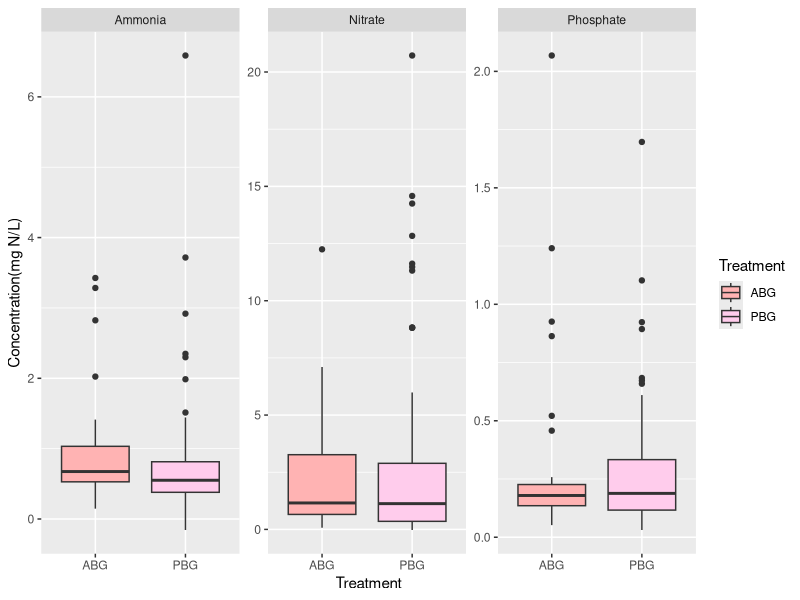
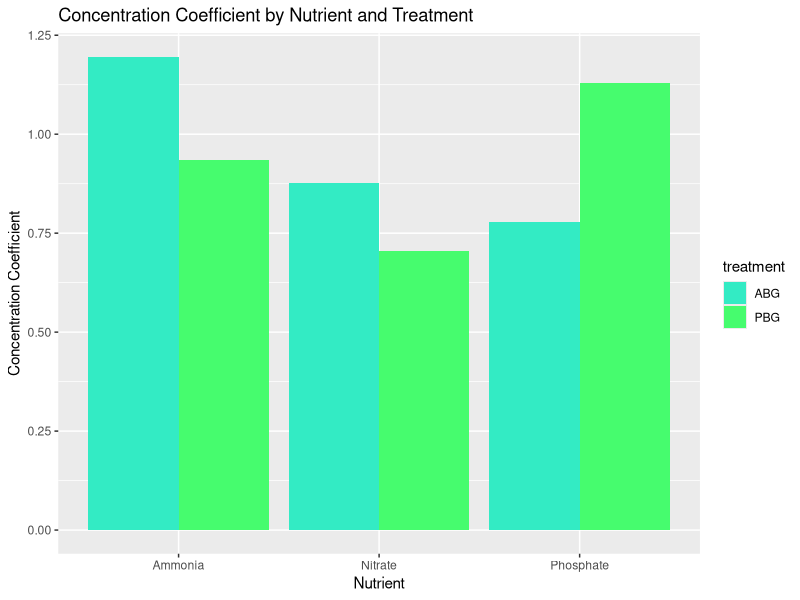

Generate these figures, in order, with R:
## ---- chunk 1
    knitr::opts_knit$set(root.dir='C:/Users/jhope/OneDrive/Documents/400X coding/UNCG_DataWrangling')
## ---- chunk 2
knitr::opts_chunk$set(echo = TRUE)

library(tidyverse)
library(dbplyr)

#Read the CSV files
N_data <- read.csv("PBG_N_compiled_raw_2021.csv")
P_data <- read.csv("PBG_P_compiled_raw_2021.csv")

#Binding the 2 data files together
NP_data <- rbind(N_data,P_data)%>%
  filter(grepl("U",sample))%>%
  group_by(Sample,test)%>%
  filter(dilution==max(dilution))
#Separate column Sample into four separate columns
NP_datasplit <- separate(NP_data, Sample, into = c("watershed", "transect", "plot", "col4"), sep = "-") %>% 
#Remove the 4th column created by the split above
        select(-col4)
#Join NP_datasplit & PBG_trts
PBG_trts <- read.csv("PBG_trts.csv")
#Clean PBG_trts data, split columns
PBG_combined <- merge(NP_datasplit,PBG_trts, by = c("watershed", "transect","plot"), all.x = TRUE) %>% 
        group_by(treatment) %>% 
mutate(test=ifelse(test=="HCl PO4_1",
    "Phosphate",ifelse(test=="KCL NO3_NO2 2", "Nitrate", "Ammonia")))
#Create boxplot graph by Tx 
my_pal <- c("#ffb3b3","#ffccec")
print(ggplot(PBG_combined,aes(x=treatment,y=as.numeric(concentration),fill=treatment))+
  geom_boxplot()+
  facet_wrap(~test,scales="free_y")+
  labs(x="Treatment",y="Concentration(mg N/L)",fill="Treatment")+
  scale_fill_manual(values=my_pal))
#Coefficient of variation
PBG_coeff <- PBG_combined %>% 
  group_by(treatment,test) %>% 
  summarise(conc_mean=mean(as.numeric(concentration)), conc_sd=sd(concentration), conc_coeff=conc_mean/conc_sd) %>%
  ungroup()
#Coefficient of variation - bar graph
ggplot(PBG_coeff, aes(x = test, y = conc_coeff, fill = treatment)) +
  geom_bar(stat = "identity",position="dodge") +
  labs(x = "Nutrient", y = "Concentration Coefficient") +
  scale_fill_manual(values=c("#33ebc4","#46fc6e"))+
  ggtitle("Concentration Coefficient by Nutrient and Treatment")
